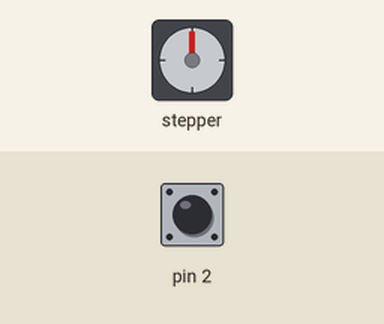
This program was run on a simulated Arduino Uno, built with avr-gcc and run on an emulated ATmega328P. On the bench: stepper motor. The inputs (shaded band) are chosen by the test bench; at power-on: pin 2 HIGH. Stepper angles assume 200 steps per turn.

Above: at 0.0 s.
At 1.2 s:
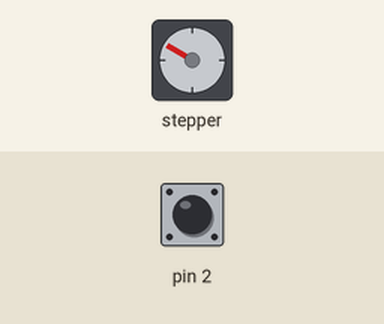
1.3 s: pin 2 pulled LOW for 0.15 s
At 1.3 s:
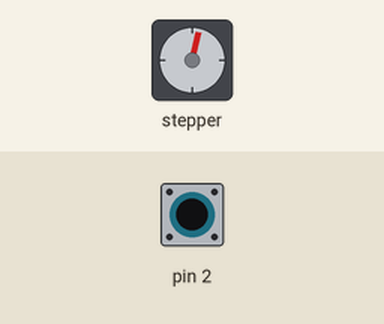
Timing chart, 0 to 4.3 s (numbered marks = the images above; inputs shaded):
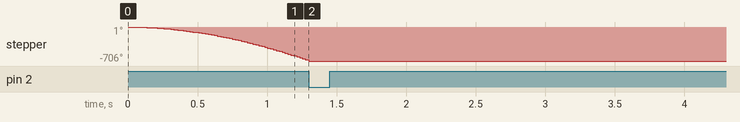

The program:

main.cpp
```cpp
#include <Arduino.h>
#include <AccelStepper.h>


#define dirPin 4
#define stepPin 5
#define motorInterfaceType 1

long int number = -1000;

 AccelStepper stepper = AccelStepper(motorInterfaceType, stepPin, dirPin);

void setup() {
  // put your setup code here, to run once:


  stepper.setMaxSpeed(1000);
  stepper.setAcceleration(500);
  stepper.setSpeed(50);

  attachInterrupt(digitalPinToInterrupt(2), switchInterrupt, FALLING);

  pinMode(2,INPUT_PULLUP);
}

void loop() {
  // put your main code here, to run repeatedly:
  stepper.moveTo(number);
  stepper.runToPosition();
  stepper.stop();
}

void switchInterrupt(){

  stepper.stop();
  stepper.setCurrentPosition(0);

  number = 0;

}
```

Measured:
- after the input at 1.3 s, stepper: stops changing and stays -706°
- by itself, stepper: keeps turning counter-clockwise at about 562°/s
